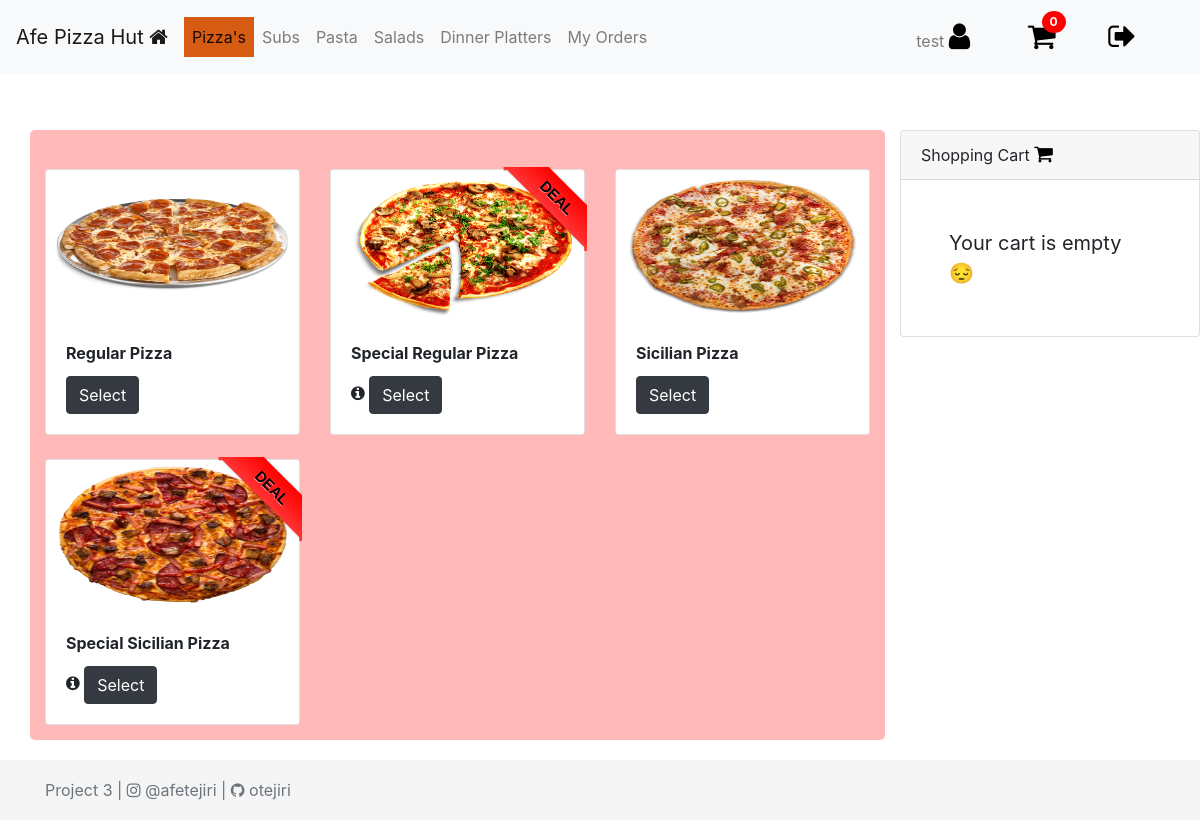
The page /pizza (signed in) on the database its author committed.
### orders/models.py (models this page shows, shortened)
class Inventory(models.Model):
    name = models.CharField(max_length=64)
    toppings = models.ManyToManyField(Topping, blank=True, related_name="toppings")
    special = models.BooleanField(default=False)
    customizable = models.BooleanField(default=True)
    item_type = models.ForeignKey(ItemType, on_delete=models.PROTECT, null=True)
    comments = models.CharField(max_length=500, blank=True)

### orders/views.py (the view)
# urls.py: path("pizza", views.pizza, name="pizza"),
@login_required
@user_passes_test(lambda u: not u.is_superuser, login_url='orders')
def pizza(request):
    context = {
        "extra_allowed_count": 3
    }
    return render(request, "user/index.html", context)

### orders/context_processors.py (called while the page is built, shortened)
def data(request):
    if not request.user.is_authenticated:
        return {
            "": ""
        }
    else:
        orders = Order.objects.filter(user_id=request.user.id)
        total = Decimal(0)
        cart_item_count = 0
        total_id = []
        for order in orders:
           if order.status == 0:
               total_id.append(order.id)
               cart_item_count = len(total_id)
               total += Decimal(order.amount)
        return {
            "inventory": Inventory.objects.all(),
            "itemcost": ItemCost.objects.all(),
            "orders": orders,
            "total": total,
            "key": settings.STRIPE_PUBLISHABLE_KEY,
            "total_id": total_id,
            "cart_item_count": cart_item_count
        }
        return render(request, "user/index.html")

### orders/models.py (called while the page is built)
    def __str__(self):
        return f"{self.name}"

    def __str__(self):
        return f"{self.item}"

### orders/templates/user/index.html
{% extends 'user/user-base.html' %}

### orders/templates/user/user-base.html (shortened to what this page needs)
<!DOCTYPE html>
<head>
    <link rel="stylesheet" href="">
    <link rel="stylesheet"
    href="https://stackpath.bootstrapcdn.com/bootstrap/4.3.1/css/bootstrap.min.css"
>
    <link href="https://stackpath.bootstrapcdn.com/font-awesome/4.7.0/css/font-awesome.min.css" rel="stylesheet">
    {% load static %}
    <link rel="stylesheet" href="{% static 'css/style.css' %}">
</head>
<body>
    <nav class="navbar navbar-expand-lg navbar-light bg-light">
        <a class="navbar-brand" href="#">Afe Pizza Hut <i class="fa fa-home"></i></a>
        <div class="collapse navbar-collapse" id="navbarText">
            <ul class="navbar-nav mr-auto">
                {% if not user.is_staff %}
              <li class="nav-item">
                <a class="nav-link" href="{% url 'pizza' %}">Pizza's</a>
              </li>
              <li class="nav-item">
                <a class="nav-link" href="{% url 'subs' %}">Subs</a>
              </li>
              <li class="nav-item">
                  <a class="nav-link" href="{% url 'pasta' %}">Pasta</a>
                </li>
                <li class="nav-item">
                  <a class="nav-link" href="{% url 'salads' %}">Salads</a>
                </li>
                <li class="nav-item">
                  <a class="nav-link" href="{% url 'dinner_platters' %}">Dinner Platters</a>
                </li>
                <li class="nav-item">
                  <a class="nav-link" href="{% url 'orders' %}">My Orders </a>
                </li>
                {% else %}
                <li class="nav-item">
                  <a class="nav-link" href="{% url 'orders' %}">Orders List</a>
                </li>
             {%  endif %}
            </ul>
          <span class="navbar-text">
              <span class="mr-5"> {{ user.get_username }} <i class="fa fa-user "
                style="font-size:30px;color:#000"></i>
              </span>
              {% if not user.is_staff %}
            <a href="{% url 'pizza' %}" class="notification mr-5">
                <span><i class="fa fa-shopping-cart " style="font-size:30px;color:#000"></i></span>
                <span class="badge">{{ cart_item_count }}</span>
              </a>
              {% else %}
              <a href="#" class="notification mr-5">
                <span><i class="fa fa-clock-o " style="font-size:30px;color:#000"></i></span>
                <span class="badge">{{pending_items_count}}</span>
              </a>
              {%  endif %}
           <a href="{% url 'logout_user' %}" class="mr-5"><i class="fa fa-sign-out " style="font-size:30px;color:#000"></i></a>
          </span>
        </div>
      </nav>
    <div class="container" style="margin-top: 3.5rem;">
        {% if request.resolver_match.url_name != 'orders' %}
        <div class="row">
            <div class="col-md-9"  style="max-height: 80%;
                     max-width: 100%;
            background-color: rgb(255, 185, 185); padding: 15px; margin-bottom:
            80px; border-radius: 5px; ">
<div class="row">
    {% load striper %}
    {% for items in inventory %}
    {% if items.item_type|stringformat:"s" == request.resolver_match.url_name %}
                                <div class="col-md-6 col-lg-4 col-sm-12 col-xs-12 mt-4">
                                  <div class="card">{% load static %}
                                    <img src="static/images/items/{{ items.name }}.png"
                                    class="card-img-top" height="150" alt="...">
                                    <div class="card-body">
                                      <h5 class="card-title"><small><b>{{ items.name }}</b></small></h5>
                                      {% if items.comments %}
                                      <i class="fa fa-info-circle" style="cursor: pointer;" data-toggle="tooltip" data-placement="top" title="{{items.comments}}"></i>
                                      {% endif %}
                                      <a href="#" data-toggle="modal" data-target="#modal{{ items.id }}" aria-expanded="true"
                                      aria-controls="collapseOne" class="btn btn-dark">Select</a>
                                      {% if items.special %} <div class="ribbon-wrapper-green"><div class="ribbon-green">DEAL</div></div>
                                      {% endif %}
                                    </div>
                                  </div>
                                </div>
    {% endif %}
      {% endfor %}
    </div>
            </div>
            <div class="col-3" style="margin-bottom: 40px; " >
                <div class="position-fixed" style="z-index: 1041" >
                <div class="card" >
                    <div class="card-header">
                      Shopping Cart <i class="fa fa-shopping-cart" style="font-size:20px;color:#000"></i>
                    </div>
                    {% if cart_item_count > 0 %}
                    <div class="card-body">
                        <div class="card-text" >
                            <div class="table-wrapper-scroll-y
                            my-custom-scrollbar" style="display: flex; flex-direction: column-reverse;">
                                <table class="table table-bordered table-striped mb-0">
                                  <thead>
                                    <tr>
                                      <th scope="col">Item</th>
                                      <th scope="col">Qty</th>
                                      <th scope="col">Amount</th>
                                      <th scope="col"></th>
                                    </tr>
                                  </thead>
                                  <tbody>
                                    {% for order in orders %}
                                    {% if order.status == 0 %}
                                    {% for item in order.item.all %}
                                    <tr>
                                      <th scope="row">{{item}}</th>
                                      <td>{{order.qty}}</td>
                                      <td>${{order.amount}}</td>
                                      <td><form action="{% url 'delete_from_cart'%}" method="POST">
                                      {% csrf_token %}
                                      <input type="hidden" name="next" value="{{ request.path }}">
                                      <input type="hidden" name="item_id"
                                      value="{{order.id}}"><button type="submit"
                                      class="btn"><i class="fa
                                      fa-trash"></i></button></form>
                                      </td>
                                    </tr>
                                    {% if order.item_topping.all %}
                        <tr>
                             <td colspan="3"><small><small>+ {% for topping in order.item_topping.all %} {{topping|join:" // "}} {% if not forloop.last %}, {% endif %}
                                 {% endfor %}</small></small></td>
                        </tr>
                        {% endif %}
                     {% endfor %}
                     {% endif %}
                     {% endfor %}
                     <tr>
                        <td></td>
                        <td colspan="2"><hr> <b>Total</b>: ${{ total }} </td>
                        <td></td>
                    </tr>
                                  </tbody>
                                </table>
                              </div>
                      <hr>
                      <span class="float-right">
                        <button type="button" class="btn btn-warning" data-toggle="modal" data-target="#checkout">
                            Checkout
                          </button>
                          <div class="modal fade" id="checkout" tabindex="-1"
                          role="dialog"
                          aria-labelledby="exampleModalCenterTitle"
                          aria-hidden="true" >
                            <div class="modal-dialog modal-dialog-centered" role="document">
                              <div class="modal-content">
                                <div class="modal-header">
                                  <h5 class="modal-title"
                                  id="exampleModalLongTitle">Confirm Cart Items</h5>
                                  <button type="button" class="close" data-dismiss="modal" aria-label="Close">
                                    <span aria-hidden="true">&times;</span>
                                  </button>
                                </div>
                                <div class="modal-body">
                                    <center>
                                    <table>
                                        <th>Item</th>
                                    <th>Qty</th>
                                    <th>Price</th>
                                    {% for order in orders %}
                                    {% if order.status == 0 %}
                                    {% for item in order.item.all %}
                                    <tr>
                                      <td scope="row">{{item}}</th>
                                      <td>{{order.qty}}</td>
                                      <td>${{order.amount}}</td>
                                    </tr>
                                    {% if order.item_topping.all %}
                        <tr>
                             <td colspan="3"><small><small>+ {% for topping in order.item_topping.all %} {{topping|join:" // "}} {% if not forloop.last %}, {% endif %}
                                 {% endfor %}</small></small></td>
                        </tr>
                        {% endif %}
                     {% endfor %}
                     {% endif %}
                     {% endfor %}
                    </table>
                </center>
                                </div>
                                <div class="modal-footer">
                                  <button type="button" class="btn btn-secondary" data-dismiss="modal">Close</button>
                                  <form action="{% url 'charge' %}" method="post">
                                    {% csrf_token %}
                                    <input type="hidden" value="{{total}}" id="amount"
                                    name="amount">
                                    <input type="hidden" value="{{total_id}}" id="ids" name="ids">
                                  <script
                src="https://checkout.stripe.com/checkout.js"
                class="stripe-button"
                data-key="{{ key }}"
                data-name="Afe Pizza Hut"
                data-description="secure payment"
                data-amount="{{total|stripeconversion}}"
                data-currency="usd">
              </script>
               <script>
                // Hide default stripe button, be careful there if you
                // have more than 1 button of that class
                document.getElementsByClassName("stripe-button-el")[0].style.display = 'none';
            </script>
            <button type="submit" class="btn btn-success">Confirm & Pay ${{total}}</button>
              </form>
                                </div>
                              </div>
                            </div>
                          </div>
</script></span>
                    </div>
                  </div>
                  {% else %}
                  <span class="p-5" style='font-size:20px;'>Your cart is empty &#128532;</span>
{% endif %}
                </div>
            </div>
        </div>
    </div>
    {% else %}
        {% regroup user_orders by order_id as order_list %}
        {% for order_id in order_list %}
             {% for item in order_id.list %}
             {% load striper %}
             {% endfor %}
      {% empty %}
      <tr><td style="text-align: center;">No orders available</td></tr>
      {% endfor %}
    {% endif %}
    </div>
</body>
<footer class="footer">
    <div class="container">
      <span class="text-muted">Project 3 | <i class="fa
      fa-instagram"></i> @afetejiri | <i class="fa fa-github"></i> otejiri </span>
    </div>
  </footer>
</html>

### orders/static/css/style.css (style rules this page uses)
body { background-color: #ffffff; background-image: url("https://www.transparenttextures.com/patterns/food.png"); }
.card { background-color: #ffffff; background-image: url("https://www.transparenttextures.com/patterns/food.png"); }
.footer { position: fixed; bottom: 0; width: 100%; height: 60px; line-height: 60px; background-color: #f5f5f5; }
.navbar-light .navbar-nav > .active > a, .navbar-light .navbar-nav > .active > :hover, .navbar-light .navbar-nav > .active > :focus { color: #000; background: #d65c14; }
.ribbon-wrapper-green { width: 85px; height: 88px; overflow: hidden; position: absolute; top: -3px; right: -3px; }
.ribbon-green { font: bold 15px Sans-Serif; color: #333; text-align: center; text-shadow: rgba(255,255,255,0.5) 0px 1px 0px; transform: rotate(45deg); position: relative; padding: 7px 0; left: -5px; top: 15px; width: 120px; background-color: red; background-image: -webkit-gradient(linear, left top, left bottom, from(red), to(rgb(255, 52, 52))); background-image: -webkit-linear-gradient(top, red, rgb(255, 52, 52)); background-image: -moz-linear-gradient(top, red, rgb(255, 52, 52)); background-image: -ms-linear-gradient(top, red, rgb(255, 52, 52)); background-image: -o-linear-gradient(top, red, rgb(255, 52, 52)); color: black; -webkit-box-shadow: 0px 0px 3px rgba(0,0,0,0.3); -moz-box-shadow: 0px 0px 3px rgba(0,0,0,0.3); box-shadow: 0px 0px 3px rgba(0,0,0,0.3); }
.ribbon-green:before, .ribbon-green:after { content: ""; border-top: 3px solid rgb(255, 52, 52); border-left: 3px solid transparent; border-right: 3px solid transparent; position:absolute; bottom: -3px; }
.ribbon-green:before { left: 0; }
.ribbon-green:after { right: 0; }
.notification { color: white; text-decoration: none; margin: 5px; position: relative; display: inline-block; border-radius: 2px; }
.notification .badge { position: absolute; display: inline-block; top: -10px; right: -10px; padding: 5px 8px; border-radius: 100%; background: red; color: white; }

### rows shown on the page
Inventory: name (picture), name "Regular Pizza"
Inventory: name (picture), name "Special Regular Pizza", special "DEAL"
Inventory: name (picture), name "Sicilian Pizza"
Inventory: name (picture), name "Special Sicilian Pizza", special "DEAL"

### other values the page prints
{{ user.get_username }} "test"
{{ cart_item_count }} "0"
